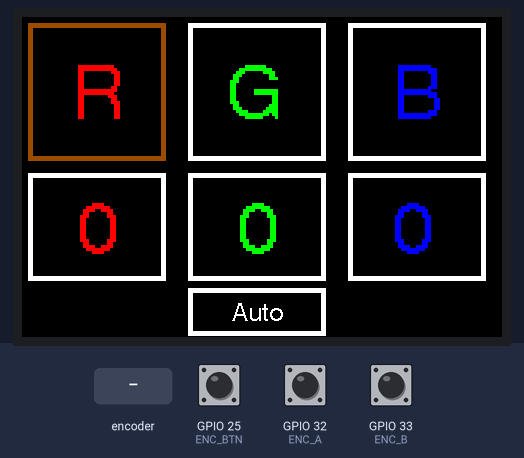
A program run on a simulated ESP32. Shown: 480×320 colour display. The test bench sets the inputs (shaded band); at power-on: GPIO 25 (ENC_BTN) HIGH, GPIO 32 (ENC_A) HIGH, GPIO 33 (ENC_B) HIGH. Nothing arrives over Bluetooth unless stated; what the program prints to the serial monitor is not drawn.

Above: at 1.6 s.
1.7 s: rotary encoder on GPIO 32 (ENC_A) / GPIO 33 (ENC_B) turned 3 steps (first pin leading)
At 3.4 s:
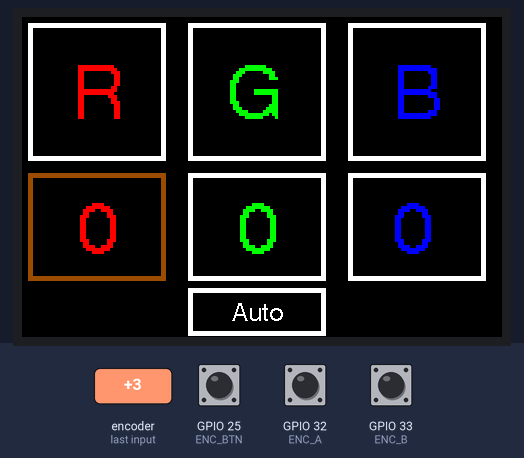
3.8 s: GPIO 25 (ENC_BTN) pulled LOW for 0.15 s
At 5.2 s:
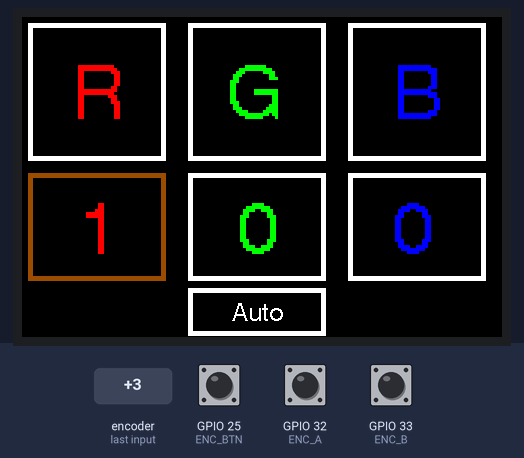
5.5 s: GPIO 25 (ENC_BTN) pulled LOW for 1 s
At 6.8 s:
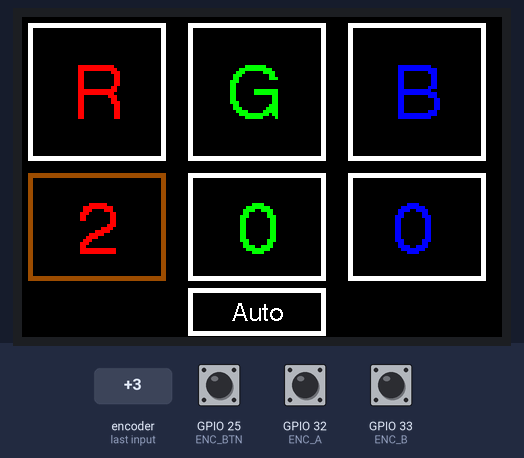
8.0 s: rotary encoder on GPIO 32 (ENC_A) / GPIO 33 (ENC_B) turned 1 step (first pin leading)
At 9.3 s:
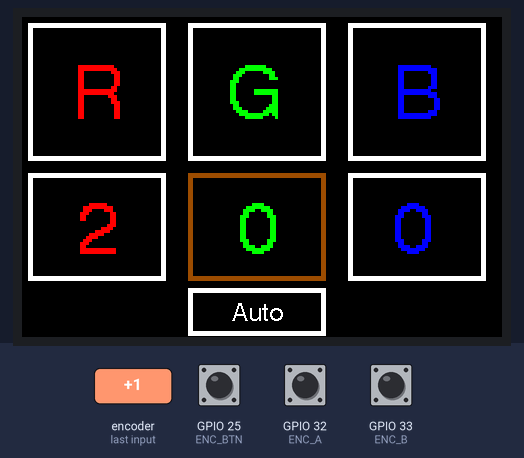
9.7 s: GPIO 25 (ENC_BTN) pulled LOW for 0.15 s
At 11.2 s:
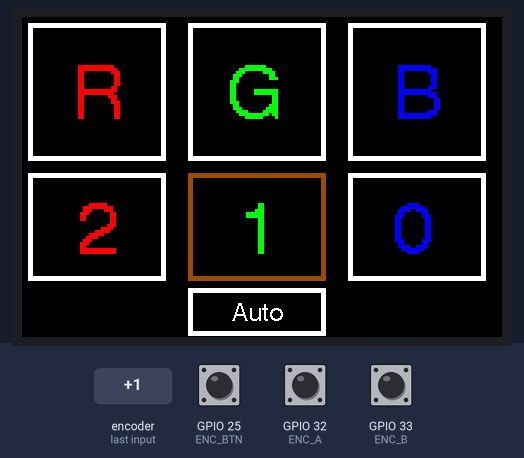
Timing chart, 0 to 12.4 s (numbered marks = the images above; inputs shaded):
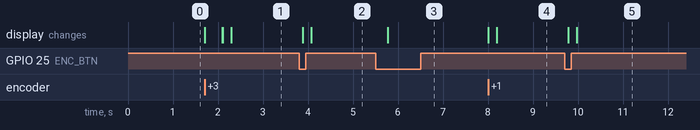

Measured:
- after the input at 1.7 s, the display: first changes at once (image 1 shows a later state)
- after the input at 3.8 s, the display: first changes after 0.08 s (image 2 shows a later state)
- after the input at 5.5 s, the display: changes after 0.27 s (image 3)
- after the input at 8.0 s, the display: first changes at once (image 4 shows a later state)
- after the input at 9.7 s, the display: first changes after 0.08 s (image 5 shows a later state)

The program:

main.cpp
```cpp
#include <Arduino.h>
#include "ui.h"
#include "encoder.h"
#include "bluetooth.h"

void setup(){
  Serial.begin(115200);
  encoderInit();
  ui_init();
  draw_menu();
  ble_setup();
}

void loop(){
  ui_loop();
}
```

bluetooth.h
```cpp
#pragma once

void ble_setup();
void ble_send_1();
void ble_send_2();
void ble_send_3();
```

encoder.h
```cpp
#pragma once

void encoderInit();
int encoderStep();
bool encoderPressed();
```

ui.h
```cpp
#pragma once
#include <Arduino.h>

void ui_init();
void draw_menu();
void ui_loop();
```

bluetooth.cpp
```cpp
#include <Arduino.h>
#include "BluetoothSerial.h"
#include "bluetooth.h"
#include "encoder.h"


BluetoothSerial bt;

void ble_setup(){
    bt.begin("Master", true);
}

void ble_send_1(){
    if (bt.connected()) bt.disconnect();
    bt.connect("Station1");
    delay(150);
    bt.write('R');
    Serial.println("Sending R");
    delay(100);
    bt.disconnect();
}

void ble_send_2(){
    if (bt.connected()) bt.disconnect();
    bt.connect("Station2");
    delay(150);
    bt.write('G');
    Serial.println("Sending G");
    delay(100);
    bt.disconnect();
}

void ble_send_3(){
    if (bt.connected()) bt.disconnect();
    bt.connect("Station3");
    delay(150);
    bt.write('B');
    Serial.println("Sending B");
    bt.disconnect();
}
```

encoder.cpp
```cpp
#include <Arduino.h>
#include "encoder.h"
#include "ui.h"

// encoder pins
#define ENC_A   32
#define ENC_B   33
#define ENC_BTN 25

static int lastA = HIGH;
static int lastBtn = HIGH;
static uint32_t lastBtnMs = 0;

void encoderInit() {
    pinMode(ENC_A, INPUT_PULLUP);
    pinMode(ENC_B, INPUT_PULLUP);
    pinMode(ENC_BTN, INPUT_PULLUP);

    lastA = digitalRead(ENC_A);
    lastBtn = digitalRead(ENC_BTN);
}

int encoderStep() {
    int a = digitalRead(ENC_A);
    int step = 0;

    if (lastA == HIGH && a == LOW) {
        if (digitalRead(ENC_B) == HIGH)
            step = +1;
        else
            step = -1;
    }

    lastA = a;
    return step;
}

//Chat GPT 5.2
//It sometimes clicked 2 times, so i have 2 inputs instead of 1, what should i do
bool encoderPressed() {
  static bool latched = false;
  static uint32_t t0 = 0;
  const uint32_t debounceMs = 80;   // try 80–150ms

  int btn = digitalRead(ENC_BTN);

  // Button released -> reset latch
  if (btn == HIGH) {
    latched = false;
    t0 = 0;
    return false;
  }

  // Button is LOW (pressed)
  if (!latched) {
    // start debounce timer
    if (t0 == 0) t0 = millis();

    // if still LOW long enough -> accept press ONCE
    if (millis() - t0 >= debounceMs) {
      latched = true;
      return true;
    }
  }

  return false;
}
```

ui.cpp
```cpp
#include <Arduino.h>
#include <TFT_eSPI.h>
#include "encoder.h"
#include "bluetooth.h"

TFT_eSPI tft = TFT_eSPI();

static int  sel = 1;
static bool autoMode = false;

static int countR = 0;
static int countG = 0;
static int countB = 0;

void ui_init(){
    tft.init();
    tft.setRotation(1);
    tft.fillScreen(TFT_BLACK);
}

void draw_rect(int32_t x,int32_t y, int32_t w, int32_t h, uint32_t color,uint8_t thickness){

    for (uint8_t i = 0; i < thickness;i++){
        tft.drawRect(x - i, y - i, w + (i * 2), h + (i * 2), color);
    }
}


void draw_string(const char *string, int32_t x, int32_t y, uint8_t font, uint8_t text_size,uint16_t text_colour){

    tft.setTextColor(text_colour, TFT_BLACK);
    tft.setTextSize(text_size);
    tft.setTextFont(font);
    tft.drawString(string, x, y, font);
}

void draw_menu(){
    tft.fillScreen(TFT_BLACK);

    /*============================================== RED =================================================================*/
    draw_rect(10,10,130,130, (sel == 1) ? TFT_BROWN : TFT_WHITE,5);
    draw_string("R",50,45,4,3,TFT_RED);

    draw_rect(10,160,130,100, (sel == 4) ? TFT_BROWN : TFT_WHITE,5);
    tft.setTextColor(TFT_RED);
    tft.setTextSize(3);
    tft.drawString(String(countR), 55, 180);

    /*============================================== GREEN =================================================================*/
    draw_rect(170,10,130,130, (sel == 2) ? TFT_BROWN : TFT_WHITE,5);
    draw_string("G",205,45,4,3,TFT_GREEN);

    draw_rect(170,160,130,100, (sel == 5) ? TFT_BROWN : TFT_WHITE,5);
    tft.setTextColor(TFT_GREEN);
    tft.setTextSize(3);
    tft.drawString(String(countG), 215, 180);

    /*============================================== BLUE =================================================================*/
    draw_rect(330,10,130,130, (sel == 3) ? TFT_BROWN : TFT_WHITE,5);
    draw_string("B",370,45,4,3,TFT_BLUE);

    draw_rect(330,160,130,100, (sel == 6) ? TFT_BROWN : TFT_WHITE,5);
    tft.setTextColor(TFT_BLUE);
    tft.setTextSize(3);
    tft.drawString(String(countB), 370, 180);


    /*============================================== AUTO =================================================================*/
    uint16_t autoColor = autoMode ? TFT_GREEN :
                     (sel == 7 ? TFT_BROWN : TFT_WHITE);
    draw_rect(170,275,130,40, autoColor, 5);
    draw_string("Auto",210,285,4,1,TFT_WHITE);

}

void ui_loop(){
    int step = encoderStep();

    if (step != 0){
        sel += step;

        if(sel < 1) sel = 7;
        if(sel > 7) sel = 1;

        draw_menu();
    }

    if(encoderPressed()){
        switch(sel){

            case 1:
                Serial.println("Case 1");
                ble_send_1();
                break;

            case 2:
                Serial.println("Case 2");
                ble_send_2();
                break;

            case 3:
                Serial.println("Case 3");
                ble_send_3();
                break;

            case 4:
                Serial.println("Case 4");
                countR++;
                if (countR > 3) countR = 0;

                draw_menu();
                Serial.println("CountR: ");
                Serial.println(countR);
                break;

            case 5:
                Serial.println("Case 5");
                countG++;
                if (countG > 3) countG = 0;

                draw_menu();
                Serial.println("CountG: ");
                Serial.println(countG);
                break;

            case 6:
                Serial.println("Case 5");
                countB++;
                if (countB > 3) countB = 0;

                draw_menu();
                Serial.println("CountB: ");
                Serial.println(countB);
                break;

            case 7:
                Serial.println("Case 7");
                autoMode = !autoMode;
                draw_menu();

                Serial.println(countR);
                Serial.println(countG);
                Serial.println(countB);
                break;
        }
    }
}
```
